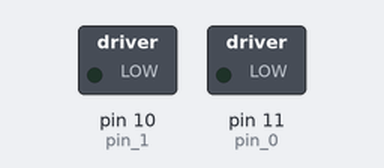
Bench run of a sketch on a simulated Arduino Uno, built with avr-gcc and run on an emulated ATmega328P. Shown: switched loads named in the sketch (green lamp = pin HIGH).

Above: at 0.05 s.
At 3.95 s:
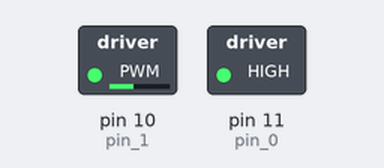
Timing chart, 0 to 4.6 s (numbered marks = the images above):
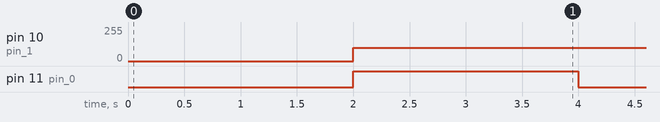

The sketch:

motor.ino
```cpp
#define pin_0 11
#define pin_1 10

void setup() {
  Serial.begin(9600);
  pinMode(pin_0, OUTPUT);
  pinMode(pin_1, OUTPUT);
}

void switch_motor(bool vector = 0, int speed = 255){
  if (vector){
    analogWrite(pin_0, speed);
  }
  else if (!vector){
    analogWrite(pin_1, speed);
  }
}

void loop() {
  switch_motor(1, 200);
  digitalWrite(11, LOW);
  delay(2000);
  digitalWrite(11, HIGH);
  switch_motor(0, 100);
  delay(2000);
}
```

Measured:
- by itself, pin 10 (pin_1): 0/255 → 100/255 at 2.0 s
- by itself, pin 11 (pin_0): alternates HIGH for 2.0 s and LOW for 2.0 s
